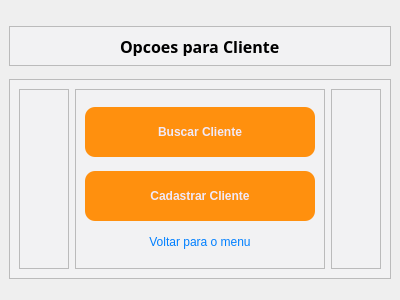
<?xml version="1.0" encoding="UTF-8"?>
<ui version="4.0">
 <class>MainWindow</class>
 <widget class="QMainWindow" name="MainWindow">
  <property name="geometry">
   <rect>
    <x>0</x>
    <y>0</y>
    <width>400</width>
    <height>300</height>
   </rect>
  </property>
  <property name="minimumSize">
   <size>
    <width>400</width>
    <height>300</height>
   </size>
  </property>
  <property name="maximumSize">
   <size>
    <width>400</width>
    <height>300</height>
   </size>
  </property>
  <property name="windowTitle">
   <string>MainWindow</string>
  </property>
  <widget class="QWidget" name="centralwidget">
   <layout class="QVBoxLayout" name="verticalLayout">
    <item>
     <widget class="QFrame" name="login_cabecalho">
      <property name="minimumSize">
       <size>
        <width>0</width>
        <height>40</height>
       </size>
      </property>
      <property name="maximumSize">
       <size>
        <width>16777215</width>
        <height>30</height>
       </size>
      </property>
      <property name="styleSheet">
       <string notr="true">background-color: rgb(242, 242, 243);</string>
      </property>
      <property name="frameShape">
       <enum>QFrame::StyledPanel</enum>
      </property>
      <property name="frameShadow">
       <enum>QFrame::Raised</enum>
      </property>
      <layout class="QHBoxLayout" name="horizontalLayout">
       <item>
        <widget class="QLabel" name="label">
         <property name="minimumSize">
          <size>
           <width>125</width>
           <height>0</height>
          </size>
         </property>
         <property name="maximumSize">
          <size>
           <width>160</width>
           <height>16777215</height>
          </size>
         </property>
         <property name="font">
          <font>
           <family>Noto Sans Georgian</family>
           <pointsize>12</pointsize>
           <weight>75</weight>
           <bold>true</bold>
          </font>
         </property>
         <property name="styleSheet">
          <string notr="true">QLabel{
text-align: center;
}</string>
         </property>
         <property name="text">
          <string>Opcoes para Cliente</string>
         </property>
        </widget>
       </item>
      </layout>
     </widget>
    </item>
    <item>
     <widget class="QFrame" name="login_confirmacao">
      <property name="minimumSize">
       <size>
        <width>0</width>
        <height>105</height>
       </size>
      </property>
      <property name="maximumSize">
       <size>
        <width>16777215</width>
        <height>200</height>
       </size>
      </property>
      <property name="styleSheet">
       <string notr="true">background-color: rgb(242, 242, 243);</string>
      </property>
      <property name="frameShape">
       <enum>QFrame::StyledPanel</enum>
      </property>
      <property name="frameShadow">
       <enum>QFrame::Raised</enum>
      </property>
      <layout class="QHBoxLayout" name="horizontalLayout_3">
       <item>
        <widget class="QFrame" name="frame">
         <property name="frameShape">
          <enum>QFrame::StyledPanel</enum>
         </property>
         <property name="frameShadow">
          <enum>QFrame::Raised</enum>
         </property>
        </widget>
       </item>
       <item>
        <widget class="QFrame" name="frame_2">
         <property name="minimumSize">
          <size>
           <width>250</width>
           <height>0</height>
          </size>
         </property>
         <property name="maximumSize">
          <size>
           <width>230</width>
           <height>16777215</height>
          </size>
         </property>
         <property name="frameShape">
          <enum>QFrame::StyledPanel</enum>
         </property>
         <property name="frameShadow">
          <enum>QFrame::Raised</enum>
         </property>
         <layout class="QVBoxLayout" name="verticalLayout_2">
          <item>
           <widget class="QPushButton" name="pushButton_cadastro_cadastrar">
            <property name="minimumSize">
             <size>
              <width>230</width>
              <height>50</height>
             </size>
            </property>
            <property name="maximumSize">
             <size>
              <width>230</width>
              <height>16777215</height>
             </size>
            </property>
            <property name="font">
             <font>
              <weight>75</weight>
              <bold>true</bold>
             </font>
            </property>
            <property name="cursor">
             <cursorShape>PointingHandCursor</cursorShape>
            </property>
            <property name="styleSheet">
             <string notr="true">QPushButton{
	border-radius: 10px;
	border-image: url(:/Close_Image/cil-x.png);
	background-position: center;
		
	color: rgb(240, 233, 249);
	background-color: rgb(255, 144, 14);
	
}
QPushButton:hover{
	
	
	background-color: rgb(207, 110, 0);
	color: rgb(240, 233, 249);
}
QPushButton:pressed{
	background-color: rgb(35, 35, 35);
	color: rgb(200, 200, 200);
}

</string>
            </property>
            <property name="text">
             <string>Buscar Cliente</string>
            </property>
           </widget>
          </item>
          <item>
           <widget class="QPushButton" name="pushButton_cadastro_cadastrar_2">
            <property name="minimumSize">
             <size>
              <width>230</width>
              <height>50</height>
             </size>
            </property>
            <property name="maximumSize">
             <size>
              <width>230</width>
              <height>50</height>
             </size>
            </property>
            <property name="font">
             <font>
              <weight>75</weight>
              <bold>true</bold>
             </font>
            </property>
            <property name="cursor">
             <cursorShape>PointingHandCursor</cursorShape>
            </property>
            <property name="styleSheet">
             <string notr="true">QPushButton{
	border-radius: 10px;
	border-image: url(:/Close_Image/cil-x.png);
	background-position: center;
		
	color: rgb(240, 233, 249);
	background-color: rgb(255, 144, 14);
	
}
QPushButton:hover{
	
	
	background-color: rgb(207, 110, 0);
	color: rgb(240, 233, 249);
}
QPushButton:pressed{
	background-color: rgb(35, 35, 35);
	color: rgb(200, 200, 200);
}

</string>
            </property>
            <property name="text">
             <string>Cadastrar Cliente</string>
            </property>
           </widget>
          </item>
          <item>
           <widget class="QPushButton" name="pushButton_cadastro_entrar_login">
            <property name="maximumSize">
             <size>
              <width>300</width>
              <height>16777215</height>
             </size>
            </property>
            <property name="cursor">
             <cursorShape>PointingHandCursor</cursorShape>
            </property>
            <property name="styleSheet">
             <string notr="true">QPushButton{
	border-radius: 5px;
	border-image: url(:/Close_Image/cil-x.png);
	background-position: center;
	
	color: rgb(0,127,255);
}


</string>
            </property>
            <property name="text">
             <string>Voltar para o menu</string>
            </property>
           </widget>
          </item>
         </layout>
        </widget>
       </item>
       <item>
        <widget class="QFrame" name="frame_3">
         <property name="frameShape">
          <enum>QFrame::StyledPanel</enum>
         </property>
         <property name="frameShadow">
          <enum>QFrame::Raised</enum>
         </property>
        </widget>
       </item>
      </layout>
     </widget>
    </item>
   </layout>
  </widget>
 </widget>
 <resources/>
 <connections/>
</ui>
